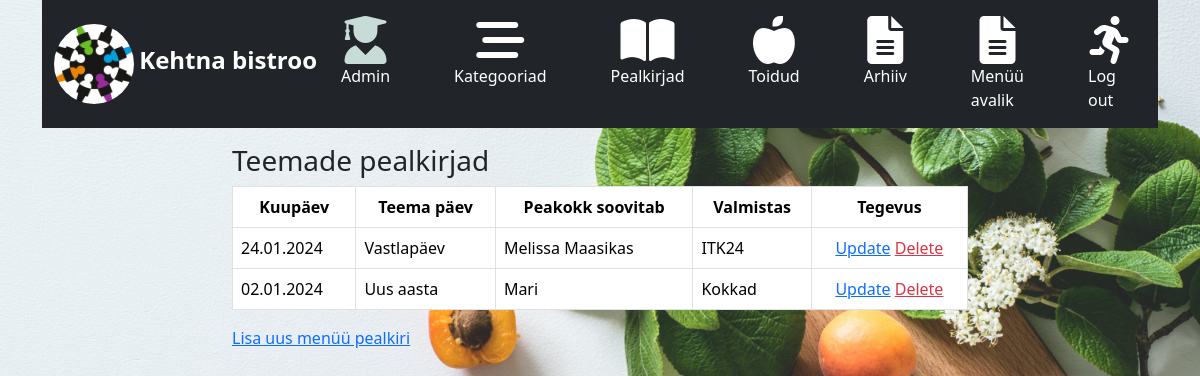
Before: /app_admin/menuHeadlines_list/ with the older database file.
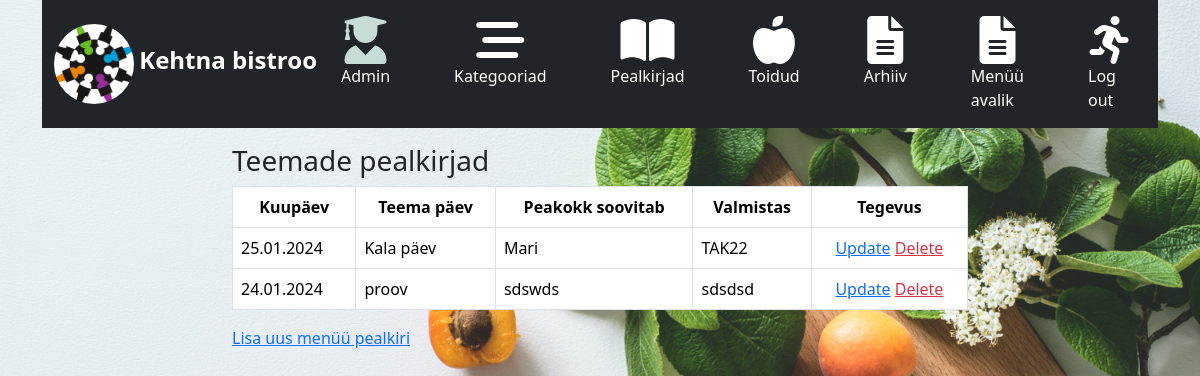
After: the same page with the newer database file.
### app_admin/models.py (models this page shows, shortened)
class MenuHeadlines(models.Model):
    date = models.DateField()
    teema = models.CharField(max_length=255, null=True, blank=True)
    soovitab = models.CharField(max_length=255, null=True, blank=True)
    valmistas = models.CharField(max_length=255, null=True, blank=True)
    class Meta:
        ordering = ['-date']   # - märk annab sorteerimise nii et tuleviku kuupäevad on ennem ja vanemad allpool
        verbose_name_plural = 'menuheadlines'

### app_admin/views.py (the view)
# urls.py: path('menuHeadlines_list/', views.MenuHeadlinesListView.as_view(), name='menuHeadlines_list'),
class MenuHeadlinesListView(ListView):
    template_name = 'app_admin/menuHeadlines_list.html'
    model = MenuHeadlines
    context_object_name = 'menuHeadlines'  # see tuleb viewst

### app_admin/templates/app_admin/menuHeadlines_list.html (shortened to what this page needs)
{% extends 'base_admin.html' %}
{% block main %}
    <div class="row">
        <div class="col-8 mx-auto">
            <h3>Teemade pealkirjad</h3>
            <table class="table table-bordered table-hoover">
                <thead>
                <tr class="text-center">
                    <th>Kuupäev</th>
                    <th>Teema päev</th>
                    <th>Peakokk soovitab</th>
                    <th>Valmistas</th>
                    <th>Tegevus</th>
                </tr>
                </thead>
                <tbody>
                    {% for menuHeadline in menuHeadlines %}
                        <tr>
                            <td>{{ menuHeadline.date|date:"d.m.Y" }}</td>
                            <td>{% if menuHeadline.teema %}{{ menuHeadline.teema }} {% endif %}</td>
                            <td>{% if menuHeadline.soovitab %}{{ menuHeadline.soovitab }} {% endif %}</td>
                            <td>{% if menuHeadline.valmistas %}{{ menuHeadline.valmistas }} {% endif %}</td>
                            <td class="text-center">
                                    <a href="{% url 'app_admin:menuHeadlines_update' pk=menuHeadline.id %}">Update</a>
                                <a href="{% url 'app_admin:menuHeadlines_delete' pk=menuHeadline.id %}" class="text-danger">Delete</a>
                            </td>
                        </tr>
                    {% endfor %}
                </tbody>
            </table>
            <a href="{% url 'app_admin:menuHeadlines_create' %}">Lisa uus menüü pealkiri</a>
        </div>
    </div>
{% endblock %}

### templates/base_admin.html (shortened to what this page needs)
{% load static %}
<!DOCTYPE html>
<html lang="en">
<head>
    <link rel="stylesheet" href="https://cdnjs.cloudflare.com/ajax/libs/font-awesome/6.0.0-beta3/css/all.min.css">
    <link href="{% static 'css/bootstrap.css' %}" rel="stylesheet"/>
</head>
<body>
<div class="container">
    {% include 'menu.html' %}
    {% load static %}
</div>
<div class="container">
    {% block main %}
    {% endblock %}
</div>
</body>
</html>

### templates/menu.html
{% load static %}
<nav class="navbar navbar-expand-lg bg-dark navbar-dark">
    <div class="container-fluid">
        <a class="navbar-brand" href="{% url 'app_admin:index' %}">
            <img src="{% static 'pictures/kehtna_logo.jpg.png' %}" alt="Avatar Logo" style="width:80px;"
                 class="rounded-pill">
            <span style="font-size: 24px; font-weight: bold;">Kehtna bistroo</span></a>
        <ul class="navbar-nav d-flex flex-row me-1">
            <li class="nav-item me-3 me-lg-5">
                <a class="nav-link text-white d-flex flex-column align-items-center" href="/admin">
                    <i class="fas fa-user-graduate" style='font-size:48px; color:#c8dcd7'></i>
                    <span style='font-size: 16px;'>Admin</span>
                </a>
            </li>
            <li class="nav-item me-3 me-lg-5">
                <a class="nav-link text-white d-flex flex-column align-items-center"
                   href="{% url 'app_admin:category_list' %}">
                    <i class="fas fa-stream" style='font-size:48px; color:rgb(255,255,255)'></i>
                    <span style='font-size: 16px;'>Kategooriad</span>
                </a>
            </li>
            <li class="nav-item me-3 me-lg-5">
                <a class="nav-link text-white d-flex flex-column align-items-center"
                   href="{% url 'app_admin:menuHeadlines_list' %}">
                    <i class="fas fa-book-open" style='font-size:48px; color:rgb(255,255,255)'></i>
                    <span style='font-size: 16px;'>Pealkirjad</span>
                </a>
            </li>
            <li class="nav-item me-3 me-lg-5">
                <a class="nav-link text-white d-flex flex-column align-items-center"
                   href="{% url 'app_admin:foodmenu_list' %}">
                    <i class="fas fa-apple-alt" style='font-size:48px; color:rgb(255,255,255)'></i>
                    <span style='font-size: 16px;'>Toidud</span>
                </a>
            </li>
            <li class="nav-item me-3 me-lg-5">
                <a class="nav-link text-white d-flex flex-column align-items-center"
                   href="{% url 'app_admin:history_list' %}">
                    <i class="fas fa-file-alt" style='font-size:48px; color:rgb(255,255,255)'></i>
                    <span style='font-size: 16px'>Arhiiv</span>
                </a>
            </li>
            <li class="nav-item me-3 me-lg-5">
                <a class="nav-link text-white d-flex flex-column align-items-center"
                   href="{% url 'app_public:index' %}">
                    <i class="fas fa-file-alt" style='font-size:48px; color:rgb(255,255,255)'></i>
                    <span style='font-size: 16px'>Menüü avalik</span>
                </a>
            </li>
            <li class="nav-item me-3 me-lg-5">
                <a class="nav-link text-white d-flex flex-column align-items-center"
                   href="{% url 'app_admin:index' %}">
                    <i class="fas fa-running" style='font-size:48px; color:rgb(255,255,255)'></i>
                    <span style='font-size: 16px;'>Log out</span>
                </a>
            </li>
        </ul>
    </div>
</nav>

Changed rows visible on the page:
removed MenuHeadlines: date "24.01.2024", teema "Vastlapäev", soovitab "Melissa Maasikas", valmistas "ITK24"
changed MenuHeadlines "Mari": date "02.01.2024" → "25.01.2024"; teema "Uus aasta" → "Kala päev"; valmistas "Kokkad" → "TAK22"
added MenuHeadlines: date "24.01.2024", teema "proov", soovitab "sdswds", valmistas "sdsdsd"
